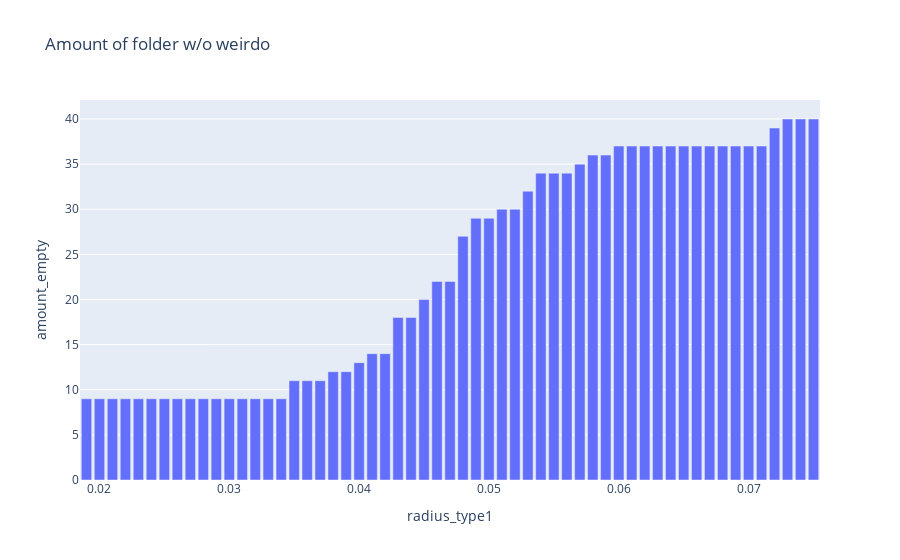

This figure's notebook cell:
### Code cell
fig = px.bar(radius_amount_empty_df, x="radius_type1", y="amount_empty", title="Amount of folder w/o weirdo")
fig.show()

### Figure 1 — Plotly figure (JSON) as saved in the notebook; plotly's stock layout.template omitted (floating-point values rounded to 4 significant figures)
{"data": [{"alignmentgroup": "True", "hovertemplate": "radius_type1=%{x}<br>amount_empty=%{y}<extra></extra>", "legendgroup": "", "marker": {"color": "#636efa", "pattern": {"shape": ""}}, "name": "", "offsetgroup": "", "orientation": "v", "showlegend": false, "textposition": "auto", "type": "bar", "x": [0.075, 0.074, 0.073, 0.072, 0.071, 0.07, 0.069, 0.068, 0.067, 0.066, 0.065, 0.064, 0.063, 0.062, 0.061, 0.06, 0.059, 0.058, 0.057, 0.056, 0.055, 0.054, 0.053, 0.052, 0.051, 0.05, 0.049, 0.048, 0.047, 0.046, 0.045, 0.044, 0.043, 0.042, 0.041, 0.04, 0.039, 0.038, 0.037, 0.036, 0.035, 0.034, 0.033, 0.032, 0.031, 0.03, 0.029, 0.028, 0.027, 0.026, 0.025, 0.024, 0.023, 0.022, 0.021, 0.02, 0.019], "xaxis": "x", "y": [40, 40, 40, 39, 37, 37, 37, 37, 37, 37, 37, 37, 37, 37, 37, 37, 36, 36, 35, 34, 34, 34, 32, 30, 30, 29, 29, 27, 22, 22, 20, 18, 18, 14, 14, 13, 12, 12, 11, 11, 11, 9, 9, 9, 9, 9, 9, 9, 9, 9, 9, 9, 9, 9, 9, 9, 9], "yaxis": "y"}], "layout": {"barmode": "relative", "legend": {"tracegroupgap": 0}, "title": {"text": "Amount of folder w/o weirdo"}, "xaxis": {"anchor": "y", "domain": [0, 1], "title": {"text": "radius_type1"}}, "yaxis": {"anchor": "x", "domain": [0, 1], "title": {"text": "amount_empty"}}}}
